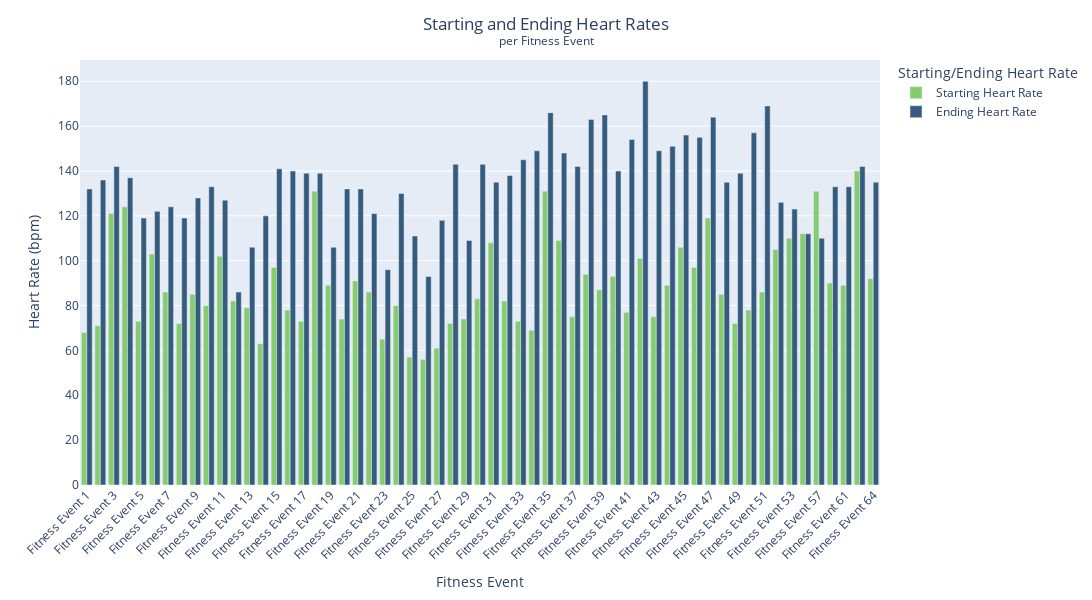

Source (notebook cell):
### Code cell
color_code = {'Starting Heart Rate' : '#85cc6f', 'Ending Heart Rate' : '#355c7d'}
fig = px.bar(df_hr, x='Fitness Event', y='Heart Rate', color='Starting/Ending Heart Rate', barmode='group', color_discrete_map=color_code)

fig.update_layout(height=600, width=1400, title={
        'text': f"Starting and Ending Heart Rates<br><sup>per Fitness Event</sup>",
        'x':0.5,
        'xanchor': 'center',
        'yanchor': 'top'
    }) 
fig.update_yaxes(title_text='Heart Rate (bpm)', row=1, col=1)
fig.update_xaxes(tickangle=-45)
fig.show()

### Figure 1 — Plotly figure (JSON) as saved in the notebook; plotly's stock layout.template omitted (floating-point values rounded to 4 significant figures)
{"data": [{"alignmentgroup": "True", "hovertemplate": "Starting/Ending Heart Rate=Starting Heart Rate<br>Fitness Event=%{x}<br>Heart Rate=%{y}<extra></extra>", "legendgroup": "Starting Heart Rate", "marker": {"color": "#85cc6f", "pattern": {"shape": ""}}, "name": "Starting Heart Rate", "offsetgroup": "Starting Heart Rate", "orientation": "v", "showlegend": true, "textposition": "auto", "type": "bar", "x": ["Fitness Event 1", "Fitness Event 2", "Fitness Event 3", "Fitness Event 4", "Fitness Event 5", "Fitness Event 6", "Fitness Event 7", "Fitness Event 8", "Fitness Event 9", "Fitness Event 10", "Fitness Event 11", "Fitness Event 12", "Fitness Event 13", "Fitness Event 14", "Fitness Event 15", "Fitness Event 16", "Fitness Event 17", "Fitness Event 18", "Fitness Event 19", "Fitness Event 20", "Fitness Event 21", "Fitness Event 22", "Fitness Event 23", "Fitness Event 24", "Fitness Event 25", "Fitness Event 26", "Fitness Event 27", "Fitness Event 28", "Fitness Event 29", "Fitness Event 30", "Fitness Event 31", "Fitness Event 32", "Fitness Event 33", "Fitness Event 34", "Fitness Event 35", "Fitness Event 36", "Fitness Event 37", "Fitness Event 38", "Fitness Event 39", "Fitness Event 40", "Fitness Event 41", "Fitness Event 42", "Fitness Event 43", "Fitness Event 44", "Fitness Event 45", "Fitness Event 46", "Fitness Event 47", "Fitness Event 48", "Fitness Event 49", "Fitness Event 50", "Fitness Event 51", "Fitness Event 52", "Fitness Event 53", "Fitness Event 54", "Fitness Event 57", "Fitness Event 58", "Fitness Event 61", "Fitness Event 62", "Fitness Event 64"], "xaxis": "x", "y": [68, 71, 121, 124, 73, 103, 86, 72, 85, 80, 102, 82, 79, 63, 97, 78, 73, 131, 89, 74, 91, 86, 65, 80, 57, 56, 61, 72, 74, 83, 108, 82, 73, 69, 131, 109, 75, 94, 87, 93, 77, 101, 75, 89, 106, 97, 119, 85, 72, 78, 86, 105, 110, 112, 131, 90, 89, 140, 92], "yaxis": "y"}, {"alignmentgroup": "True", "hovertemplate": "Starting/Ending Heart Rate=Ending Heart Rate<br>Fitness Event=%{x}<br>Heart Rate=%{y}<extra></extra>", "legendgroup": "Ending Heart Rate", "marker": {"color": "#355c7d", "pattern": {"shape": ""}}, "name": "Ending Heart Rate", "offsetgroup": "Ending Heart Rate", "orientation": "v", "showlegend": true, "textposition": "auto", "type": "bar", "x": ["Fitness Event 1", "Fitness Event 2", "Fitness Event 3", "Fitness Event 4", "Fitness Event 5", "Fitness Event 6", "Fitness Event 7", "Fitness Event 8", "Fitness Event 9", "Fitness Event 10", "Fitness Event 11", "Fitness Event 12", "Fitness Event 13", "Fitness Event 14", "Fitness Event 15", "Fitness Event 16", "Fitness Event 17", "Fitness Event 18", "Fitness Event 19", "Fitness Event 20", "Fitness Event 21", "Fitness Event 22", "Fitness Event 23", "Fitness Event 24", "Fitness Event 25", "Fitness Event 26", "Fitness Event 27", "Fitness Event 28", "Fitness Event 29", "Fitness Event 30", "Fitness Event 31", "Fitness Event 32", "Fitness Event 33", "Fitness Event 34", "Fitness Event 35", "Fitness Event 36", "Fitness Event 37", "Fitness Event 38", "Fitness Event 39", "Fitness Event 40", "Fitness Event 41", "Fitness Event 42", "Fitness Event 43", "Fitness Event 44", "Fitness Event 45", "Fitness Event 46", "Fitness Event 47", "Fitness Event 48", "Fitness Event 49", "Fitness Event 50", "Fitness Event 51", "Fitness Event 52", "Fitness Event 53", "Fitness Event 54", "Fitness Event 57", "Fitness Event 58", "Fitness Event 61", "Fitness Event 62", "Fitness Event 64"], "xaxis": "x", "y": [132, 136, 142, 137, 119, 122, 124, 119, 128, 133, 127, 86, 106, 120, 141, 140, 139, 139, 106, 132, 132, 121, 96, 130, 111, 93, 118, 143, 109, 143, 135, 138, 145, 149, 166, 148, 142, 163, 165, 140, 154, 180, 149, 151, 156, 155, 164, 135, 139, 157, 169, 126, 123, 112, 110, 133, 133, 142, 135], "yaxis": "y"}], "layout": {"barmode": "group", "height": 600, "legend": {"title": {"text": "Starting/Ending Heart Rate"}, "tracegroupgap": 0}, "margin": {"t": 60}, "title": {"text": "Starting and Ending Heart Rates<br><sup>per Fitness Event</sup>", "x": 0.5, "xanchor": "center", "yanchor": "top"}, "width": 1400, "xaxis": {"anchor": "y", "autorange": true, "domain": [0, 1], "range": [-0.5, 58.5], "tickangle": -45, "title": {"text": "Fitness Event"}, "type": "category"}, "yaxis": {"anchor": "x", "autorange": true, "domain": [0, 1], "range": [0, 189.5], "title": {"text": "Heart Rate (bpm)"}, "type": "linear"}}}
